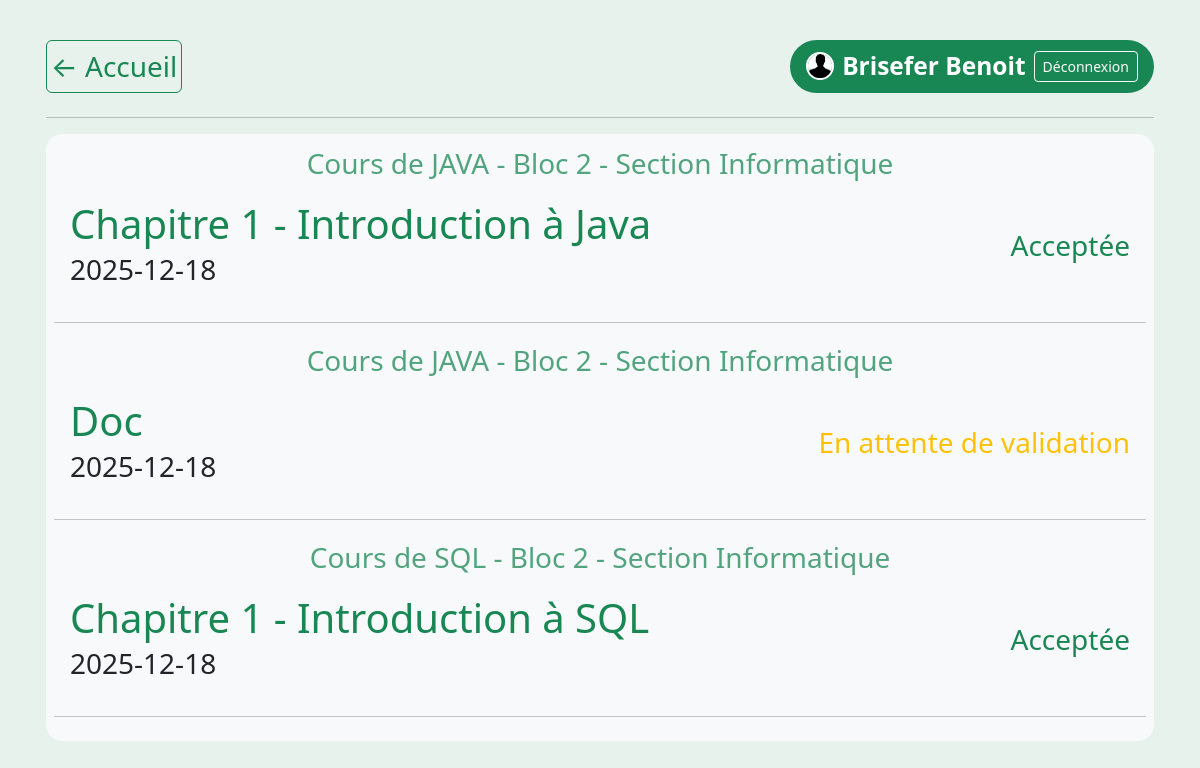
The app's page /SITE/etatRessourcesSoumis.php (signed in) with its own data.
### tables this page shows
CREATE TABLE Ressource (
    IdRessource INT AUTO_INCREMENT PRIMARY KEY,
    IdCours     INT NOT NULL,
    Titre       VARCHAR(255) NOT NULL,
    DateAjout   DATE NOT NULL,
    Type        VARCHAR(50) NOT NULL,
    UserSource  INT NOT NULL,
    Etat 	TINYINT(1),
    CONSTRAINT fk_ressource_cours
        FOREIGN KEY (IdCours) REFERENCES cours(IdCours),
    CONSTRAINT fk_ressource_user
        FOREIGN KEY (UserSource) REFERENCES utilisateur(IdUser)
);

CREATE TABLE cours (
    IdCours INT(11) NOT NULL AUTO_INCREMENT,
    Titre   VARCHAR(25) NOT NULL,
    Bloc    TINYINT(1) NOT NULL,
    Section VARCHAR(25) NOT NULL,
    PRIMARY KEY (IdCours)
);

### SITE/classe/ressource.php (called while the page is built, shortened)
<?php
    class Ressource {
        private $IdRessource, $IdCours, $Titre, $DateAjout,$Type, $UserSource, $Etat;
        public function getIdCours(){
            return $this->IdCours;
        }
        public function getTitre(){
            return $this->Titre;
        }
        public function getDateAjout(){
            return $this->DateAjout;
        }
        public function getType(){
            return $this->Type;
        }
        public function getEtat(){
            return $this->Etat;
        }
    }
?>

### SITE/classe/cours.php (called while the page is built, shortened)
<?php
    class Cours{
        private $IdCours, $Titre, $Bloc, $Section;
        public function getTitre(){
            return $this->Titre;
        }
        public function getBloc(){
            return $this->Bloc;
        }
        public function getSection(){
            return $this->Section;
        }
    }
?>

### SITE/etatRessourcesSoumis.php (the view, shortened to what this page needs)
<!DOCTYPE html>
<html lang="fr">
<head>
    <link href="https://cdn.jsdelivr.net/npm/bootstrap@5.3.8/dist/css/bootstrap.min.css" rel="stylesheet">
</head>
<body class="bg-success bg-opacity-10 p-2 pt-0 text-center mt-3 fs-3">
<div class="container py-4 px-3">
    <?php
        require_once 'classe/requete.php';
        $req = new Requetes();
        ?>
            <nav class="d-flex flex-column flex-lg-row justify-content-lg-between mb-4">
                <a href="index.php" class="btn btn-sm btn-outline-success border border-1 rounded border-success link-underline link-underline-opacity-0 p-1 fs-3">← Accueil</a>
                <?php $req->afficherHeaderUtilisateur(); ?>
            </nav>
            <hr>
        <?php
        $ressources = $req->getRessourcesByUserId($_SESSION['user']['id']);
        if(empty($ressources)){
            echo "Aucune ressource soumise.";
        }else{
        ?>
            <div class="bg-light rounded-4 p-2 container-lg p-1">
            <?php
            foreach($ressources as $ressource){
                $idCours = $ressource->getIdCours();
                ?>
                    <a href="ressources.php?id=<?php echo $idCours; ?>" class="text-decoration-none text-success text-opacity-75">
                <?php
                $cours = $req->getOneCours($idCours);
                echo 'Cours de '.$cours->getTitre();
                echo ' - Bloc '.$cours->getBloc();
                echo ' - Section '.$cours->getSection();
                ?>
                    </a>
                    <a target="_blank" href="<?php echo $ressource->getType(); ?>" class="text-decoration-none d-flex flex-column flex-lg-row justify-content-lg-between align-items-lg-center p-3">
                        <div class="text-lg-start">
                            <h1 class="m-0 text-success"><?php echo $ressource->getTitre(); ?></h1>
                            <p class="m-0 text-dark "><?php echo $ressource->getDateAjout(); ?></p>
                <?php
                if (isset($_SESSION['user'])) {
                    ?>
                        </div>
                        <br>
                    <?php
                    $etat =  $ressource->getEtat();
                    if($etat == 0){
                        ?><p class="text-warning text-lg-end m-0">En attente de validation</p><?php
                    }else if ($etat == 1){
                        ?><p class="text-success text-lg-end m-0">Acceptée</p><?php
                    }else{
                        ?><p class="text-danger text-lg-end m-0">Refusée</p><?php
                    }
                    echo '</a>';
                }
                echo '<hr>';
            }
            echo '</div>';
        }
    ?>
</div>
</body>
</html>

### records on screen
ressource: IdCours.Titre "JAVA", IdCours.Bloc "2", IdCours.Section "Informatique", Titre "Chapitre 1 - Introduction à Java", DateAjout "2025-12-18", Etat "Acceptée"
ressource: IdCours.Titre "JAVA", IdCours.Bloc "2", IdCours.Section "Informatique", Titre "Doc", DateAjout "2025-12-18", Etat "En attente de validation"
ressource: IdCours.Titre "SQL", IdCours.Bloc "2", IdCours.Section "Informatique", Titre "Chapitre 1 - Introduction à SQL", DateAjout "2025-12-18", Etat "Acceptée"

### other values on screen
$_SESSION['user']['nom'] "Brisefer"
$_SESSION['user']['prenom'] "Benoit"
